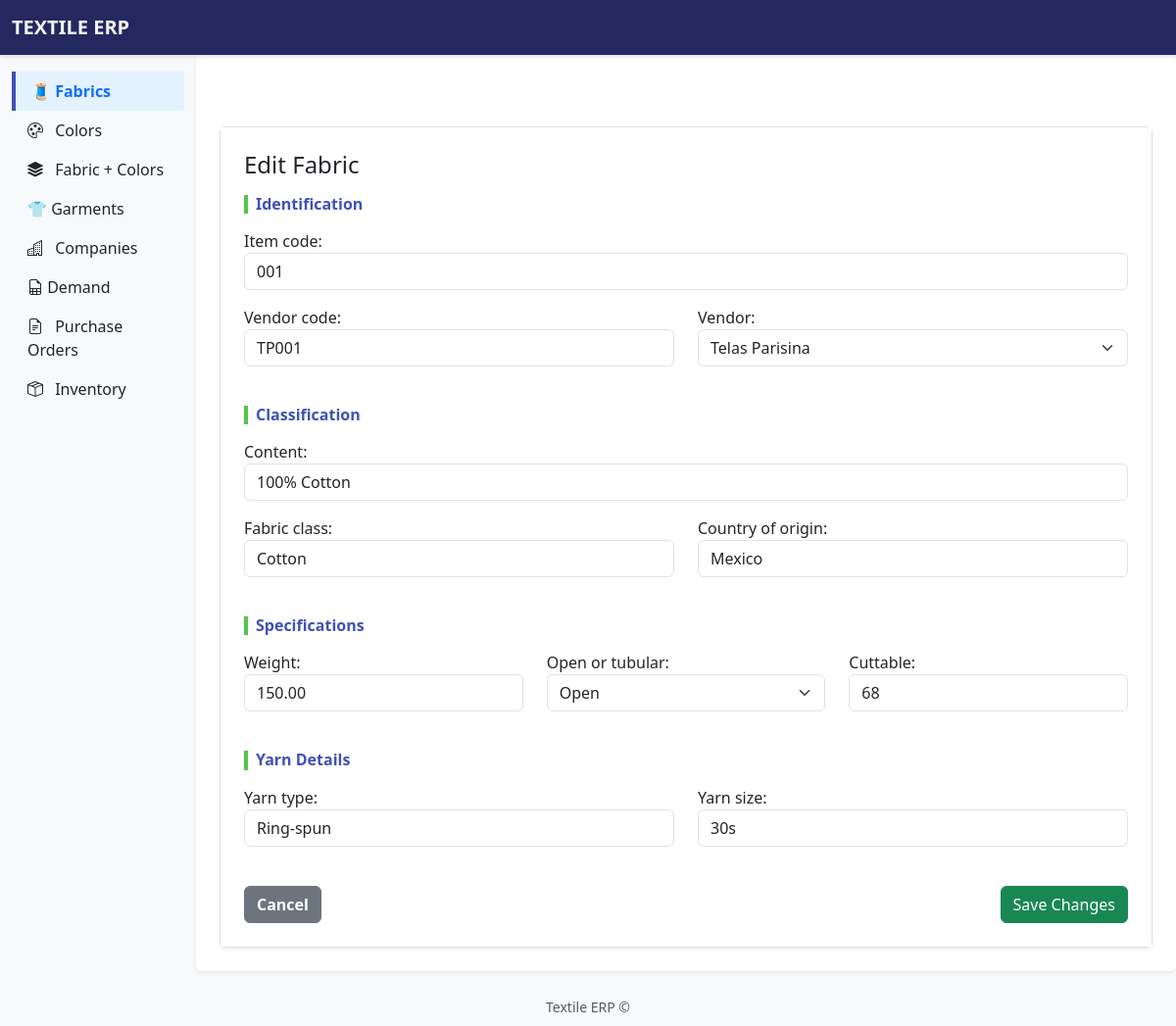
/fabrics/edit/1/, run on the app's committed database.
### apps/fabrics/models.py (models this page shows, shortened)
class Fabric(models.Model):
    open_or_tubular = [
        ('open', 'Open'),
        ('tubular', 'Tubular')
    ]
    item_code = models.CharField(max_length=50, unique=True)
    vendor_code = models.CharField(max_length=50)
    vendor = models.ForeignKey(Vendor, on_delete=models.CASCADE)
    fabric_class = models.CharField(max_length=50)
    content = models.CharField(max_length=100)
    weight = models.DecimalField(max_digits=6, decimal_places=2)
    country_of_origin = models.CharField(max_length=50)
    open_or_tubular = models.CharField(choices=open_or_tubular)
    yarn_type = models.CharField(max_length=50, blank=True, null=True)
    yarn_size = models.CharField(max_length=50, blank=True, null=True)
    cuttable = models.IntegerField()
    is_active = models.BooleanField(default=True)

### apps/fabrics/views.py (the view)
# urls.py: path('edit/<int:fabric_id>/', views.edit_fabric, name='edit_fabric'),
def edit_fabric(request, fabric_id):
    fabric = get_object_or_404(Fabric, id=fabric_id)
    form = AddFabricForm(request.POST or None, instance=fabric)
    if request.method == 'POST':
        if form.is_valid():
            fabric = form.save(commit=False)
            fabric.save()
            return redirect('fabrics:fabrics_list')
    return render(request, 'fabrics/edit_fabric.html', {'form': form})

### apps/fabrics/forms.py
class AddFabricForm(forms.ModelForm):
    class Meta:
        model = Fabric
        fields = ['item_code', 'vendor_code', 'vendor', 'fabric_class', 'content', 'weight', 'country_of_origin', 'open_or_tubular', 'yarn_type', 'yarn_size', 'cuttable']
        widgets = {
            'item_code': forms.TextInput(attrs={'class': 'form-control'}),
            'vendor_code': forms.TextInput(attrs={'class': 'form-control'}),
            'vendor': forms.Select(attrs={'class': 'form-select'}),
            'fabric_class': forms.TextInput(attrs={'class': 'form-control'}),
            'content': forms.TextInput(attrs={'class': 'form-control'}),
            'weight': forms.NumberInput(attrs={'class': 'form-control'}),
            'country_of_origin': forms.TextInput(attrs={'class': 'form-control'}),
            'open_or_tubular': forms.Select(attrs={'class': 'form-select'}),
            'yarn_type': forms.TextInput(attrs={'class': 'form-control'}),
            'yarn_size': forms.TextInput(attrs={'class': 'form-control'}),
            'cuttable': forms.NumberInput(attrs={'class': 'form-control'}),
        }

### apps/companies/models.py (called while the page is built)
    def __str__(self):
        return f"{self.company.name}"

### apps/fabrics/templates/fabrics/edit_fabric.html (shortened to what this page needs)
{% extends "base.html" %}
{% block content %}
<div class="mt-5">
  <div class="card shadow-sm">
    <div class="card-body">
      <form method="post">
        <h4 class="mb-3">Edit Fabric</h4>
        {% include "fabrics/_fabric_form.html" with form=form %}
        <div class="d-flex justify-content-between mt-4">
          <a href="{% url 'fabrics:fabrics_list' %}" class="btn btn-secondary">Cancel</a>
          <button type="submit" class="btn btn-success">Save Changes</button>
        </div>
      </form>
    </div>
  </div>
</div>
{% endblock %}

### apps/fabrics/templates/fabrics/_fabric_form.html (shortened to what this page needs)
<div class="mb-4">
    <h6 class="section-header">Identification</h6>
    <div class="mb-3">
        {{ form.item_code.label_tag }}
        {{ form.item_code }}
    </div>
    <div class="row">
        <div class="mb-3 col-md-6">
            {{ form.vendor_code.label_tag }}
            {{ form.vendor_code }}
        </div>
        <div class="mb-3 col-md-6">
            {{ form.vendor.label_tag }}
            {{ form.vendor }}
        </div>
    </div>
</div>
<div class="mb-4">
    <h6 class="section-header">Classification</h6>
    <div class="mb-3">
        {{ form.content.label_tag }}
        {{ form.content }}
    </div>
    <div class="row">
        <div class="mb-3 col-md-6">
            {{ form.fabric_class.label_tag }}
            {{ form.fabric_class }}
        </div>
        <div class="mb-3 col-md-6">
            {{ form.country_of_origin.label_tag }}
            {{ form.country_of_origin }}
        </div>
    </div>
</div>
<div class="mb-4">
    <h6 class="section-header">Specifications</h6>
    <div class="row">
        <div class="mb-3 col-md-4">
            {{ form.weight.label_tag }}
            {{ form.weight }}
        </div>
        <div class="mb-3 col-md-4">
            {{ form.open_or_tubular.label_tag }}
            {{ form.open_or_tubular }}
        </div>
        <div class="mb-3 col-md-4">
            {{ form.cuttable.label_tag }}
            {{ form.cuttable }}
        </div>
    </div>
</div>
<div class="mb-4">
    <h6 class="section-header">Yarn Details</h6>
    <div class="row">
        <div class="col-md-6 mb-3">
            {{ form.yarn_type.label_tag }}
            {{ form.yarn_type }}
        </div>
        <div class="col-md-6 mb-3">
            {{ form.yarn_size.label_tag }}
            {{ form.yarn_size }}
        </div>
    </div>
</div>

### static/css/base.css (style rules this page uses)
.card { border: 1px solid #dee2e6; border-radius: 6px; }
.card-body { background-color: #ffffff; padding: 1.5rem; }
.btn-secondary { background-color: #6c757d; border-color: #6c757d; color: #fff; border-radius: 6px; font-weight: 600; }
.section-header { font-size: 1rem; font-weight: 600; color: #3f51b5; border-left: 4px solid #53c54a; padding-left: 8px; margin-bottom: 1rem; }

### data on the page
Fabric: item_code "001", vendor_code "TP001", vendor "Telas Parisina", content "100% Cotton", fabric_class "Cotton", country_of_origin "Mexico", weight "150.00", open_or_tubular "Open", cuttable "68", yarn_type "Ring-spun", yarn_size "30s"
